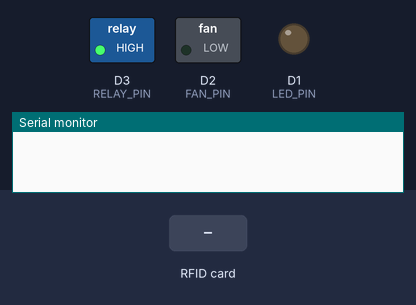
Bench run of a program on a simulated ESP8266 (NodeMCU). Shown: switched loads named in the program (green lamp = pin HIGH), output pins drawn as LEDs (lit = HIGH), the last lines printed to the serial monitor. The test bench sets the inputs (shaded band). WiFi joins after 1.5 s; servers stay silent unless stated.

Above: at 3.0 s.
3.1 s: RFID card 23 2C B7 A7 held to the reader
At 4.2 s:
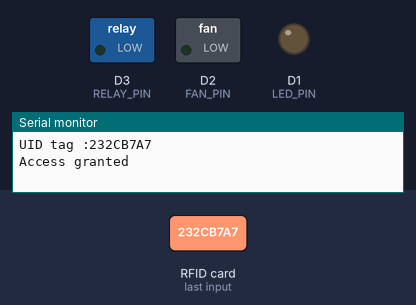
Timing chart, 0 to 9.6 s (numbered marks = the images above; inputs shaded):
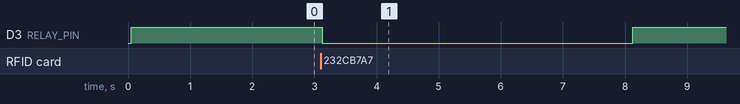

Measured:
- after the input at 3.1 s, D3 (RELAY_PIN): HIGH → LOW at once, → HIGH 5.0 s later

The program:

main.cpp
```cpp
#include <Arduino.h>
#include <SPI.h>
#include <MFRC522.h>
#include <ESP8266WiFi.h>
#include <BlynkSimpleEsp8266.h>

// BLYNK info
#define BLYNK_TEMPLATE_ID "TMPL6f5CChR4v"
#define BLYNK_TEMPLATE_NAME "ok"
#define BLYNK_AUTH_TOKEN "OZ1-hxMJ5AZ5hQ9MMj9DGBlZ3Z7bSfBU"

// Chân kết nối
#define SS_PIN D8
#define RST_PIN D0
#define RELAY_PIN D3
#define LED_PIN D1
#define FAN_PIN D2

// WiFi
char auth[] = BLYNK_AUTH_TOKEN;
char ssid[] = "a120.2";
char pass[] = "12345678";

// Blynk widget
WidgetLED led_connect(V0);

// RFID
MFRC522 mfrc522(SS_PIN, RST_PIN);

// UID của thẻ hợp lệ
const byte authorizedCard[4] = {0x23, 0x2C, 0xB7, 0xA7};

void setup() {
  Serial.begin(115200);
  SPI.begin();
  mfrc522.PCD_Init();

  pinMode(RELAY_PIN, OUTPUT);
  digitalWrite(RELAY_PIN, HIGH);

  pinMode(LED_PIN, OUTPUT);
  pinMode(FAN_PIN, OUTPUT);

  Blynk.begin(auth, ssid, pass);
}

void loop() {
  Blynk.run();

  if (!mfrc522.PICC_IsNewCardPresent())
    return;

  if (!mfrc522.PICC_ReadCardSerial())
    return;

  Serial.print("UID tag :");
  for (byte i = 0; i < mfrc522.uid.size; i++) {
    Serial.print(mfrc522.uid.uidByte[i], HEX);
  }
  Serial.println();

  if (isAuthorized(mfrc522.uid.uidByte)) {
    Serial.println("Access granted");
    digitalWrite(RELAY_PIN, LOW);
    delay(5000);
    digitalWrite(RELAY_PIN, HIGH);
  } else {
    Serial.println("Access denied");
  }

  mfrc522.PICC_HaltA();
  mfrc522.PCD_StopCrypto1();
}

bool isAuthorized(byte *uid) {
  for (byte i = 0; i < 4; i++) {
    if (uid[i] != authorizedCard[i])
      return false;
  }
  return true;
}

BLYNK_CONNECTED() {
  Blynk.syncVirtual(V1);
  Blynk.syncVirtual(V2);
  Blynk.syncVirtual(V3);
}

BLYNK_WRITE(V1) {
  int value = param.asInt();
  digitalWrite(LED_PIN, value == 1 ? HIGH : LOW);
}

BLYNK_WRITE(V2) {
  int value = param.asInt();
  digitalWrite(FAN_PIN, value == 1 ? HIGH : LOW);
}

BLYNK_WRITE(V3) {
  int value = param.asInt();
  digitalWrite(RELAY_PIN, value == 1 ? LOW : HIGH);
  delay(100);
}
```
